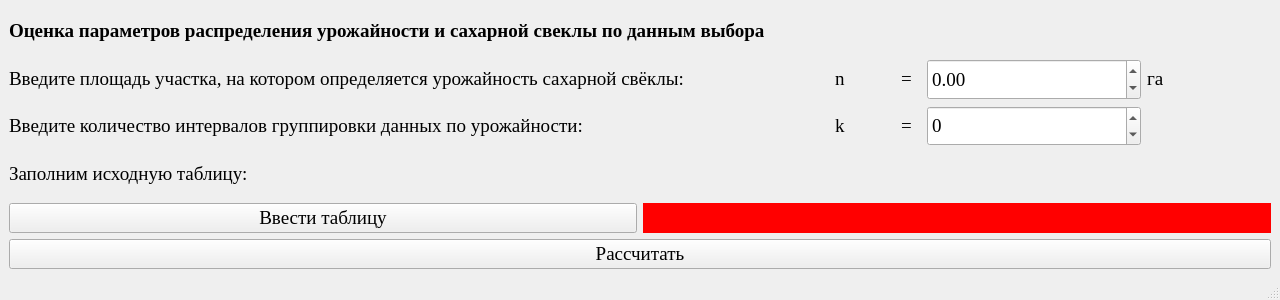
<?xml version="1.0" encoding="UTF-8"?>
<ui version="4.0">
 <class>MainWindow</class>
 <widget class="QMainWindow" name="MainWindow">
  <property name="geometry">
   <rect>
    <x>0</x>
    <y>0</y>
    <width>1280</width>
    <height>300</height>
   </rect>
  </property>
  <property name="minimumSize">
   <size>
    <width>1280</width>
    <height>300</height>
   </size>
  </property>
  <property name="maximumSize">
   <size>
    <width>1280</width>
    <height>300</height>
   </size>
  </property>
  <property name="windowTitle">
   <string>Оценка параметров распределения урожайности и сахарной свеклы по данным выбора</string>
  </property>
  <widget class="QWidget" name="centralwidget">
   <layout class="QGridLayout" name="gridLayout_2" rowstretch="1,4,1">
    <item row="0" column="0">
     <widget class="QLabel" name="label_11">
      <property name="minimumSize">
       <size>
        <width>400</width>
        <height>35</height>
       </size>
      </property>
      <property name="font">
       <font>
        <family>Times New Roman</family>
        <pointsize>14</pointsize>
        <weight>75</weight>
        <bold>true</bold>
       </font>
      </property>
      <property name="text">
       <string>&lt;html&gt;&lt;head/&gt;&lt;body&gt;&lt;p&gt;Оценка параметров распределения урожайности и сахарной свеклы по данным выбора&lt;/p&gt;&lt;/body&gt;&lt;/html&gt;</string>
      </property>
     </widget>
    </item>
    <item row="1" column="0">
     <layout class="QGridLayout" name="gridLayout" rowstretch="1,1,2">
      <item row="0" column="0">
       <layout class="QGridLayout" name="gridLayout_10">
        <item row="0" column="0">
         <widget class="QLabel" name="label_39">
          <property name="minimumSize">
           <size>
            <width>820</width>
            <height>35</height>
           </size>
          </property>
          <property name="font">
           <font>
            <family>Times New Roman</family>
            <pointsize>14</pointsize>
           </font>
          </property>
          <property name="text">
           <string>&lt;html&gt;&lt;head/&gt;&lt;body&gt;&lt;p&gt;Введите площадь участка, на котором определяется урожайность сахарной свёклы:&lt;/p&gt;&lt;/body&gt;&lt;/html&gt;</string>
          </property>
         </widget>
        </item>
        <item row="0" column="1">
         <widget class="QLabel" name="label_41">
          <property name="minimumSize">
           <size>
            <width>60</width>
            <height>0</height>
           </size>
          </property>
          <property name="maximumSize">
           <size>
            <width>60</width>
            <height>16777215</height>
           </size>
          </property>
          <property name="font">
           <font>
            <family>Times New Roman</family>
            <pointsize>14</pointsize>
           </font>
          </property>
          <property name="text">
           <string>&lt;html&gt;&lt;head/&gt;&lt;body&gt;&lt;p&gt;n&lt;/p&gt;&lt;/body&gt;&lt;/html&gt;</string>
          </property>
         </widget>
        </item>
        <item row="0" column="2">
         <widget class="QLabel" name="label_42">
          <property name="minimumSize">
           <size>
            <width>20</width>
            <height>0</height>
           </size>
          </property>
          <property name="maximumSize">
           <size>
            <width>20</width>
            <height>16777215</height>
           </size>
          </property>
          <property name="font">
           <font>
            <family>Times New Roman</family>
            <pointsize>14</pointsize>
           </font>
          </property>
          <property name="text">
           <string>&lt;html&gt;&lt;head/&gt;&lt;body&gt;&lt;p&gt;=&lt;/p&gt;&lt;/body&gt;&lt;/html&gt;</string>
          </property>
         </widget>
        </item>
        <item row="0" column="3">
         <widget class="QDoubleSpinBox" name="doubleSpinBox_8">
          <property name="minimumSize">
           <size>
            <width>214</width>
            <height>25</height>
           </size>
          </property>
          <property name="maximumSize">
           <size>
            <width>16777215</width>
            <height>220</height>
           </size>
          </property>
          <property name="font">
           <font>
            <family>Times New Roman</family>
            <pointsize>14</pointsize>
           </font>
          </property>
          <property name="decimals">
           <number>2</number>
          </property>
          <property name="minimum">
           <double>-16777215.000000000000000</double>
          </property>
          <property name="maximum">
           <double>16777215.000000000000000</double>
          </property>
          <property name="singleStep">
           <double>0.010000000000000</double>
          </property>
         </widget>
        </item>
        <item row="0" column="4">
         <widget class="QLabel" name="label_43">
          <property name="minimumSize">
           <size>
            <width>35</width>
            <height>0</height>
           </size>
          </property>
          <property name="maximumSize">
           <size>
            <width>35</width>
            <height>16777215</height>
           </size>
          </property>
          <property name="font">
           <font>
            <family>Times New Roman</family>
            <pointsize>14</pointsize>
           </font>
          </property>
          <property name="text">
           <string>&lt;html&gt;&lt;head/&gt;&lt;body&gt;&lt;p&gt;га&lt;/p&gt;&lt;/body&gt;&lt;/html&gt;</string>
          </property>
         </widget>
        </item>
        <item row="0" column="5">
         <widget class="QLabel" name="label_44">
          <property name="text">
           <string/>
          </property>
         </widget>
        </item>
       </layout>
      </item>
      <item row="1" column="0">
       <layout class="QGridLayout" name="gridLayout_11">
        <item row="0" column="0">
         <widget class="QLabel" name="label_40">
          <property name="minimumSize">
           <size>
            <width>820</width>
            <height>35</height>
           </size>
          </property>
          <property name="font">
           <font>
            <family>Times New Roman</family>
            <pointsize>14</pointsize>
           </font>
          </property>
          <property name="text">
           <string>&lt;html&gt;&lt;head/&gt;&lt;body&gt;&lt;p&gt;Введите количество интервалов группировки данных по урожайности:&lt;/p&gt;&lt;/body&gt;&lt;/html&gt;</string>
          </property>
         </widget>
        </item>
        <item row="0" column="1">
         <widget class="QLabel" name="label_45">
          <property name="minimumSize">
           <size>
            <width>60</width>
            <height>0</height>
           </size>
          </property>
          <property name="maximumSize">
           <size>
            <width>60</width>
            <height>16777215</height>
           </size>
          </property>
          <property name="font">
           <font>
            <family>Times New Roman</family>
            <pointsize>14</pointsize>
           </font>
          </property>
          <property name="text">
           <string>&lt;html&gt;&lt;head/&gt;&lt;body&gt;&lt;p&gt;k&lt;/p&gt;&lt;/body&gt;&lt;/html&gt;</string>
          </property>
         </widget>
        </item>
        <item row="0" column="2">
         <widget class="QLabel" name="label_46">
          <property name="minimumSize">
           <size>
            <width>20</width>
            <height>0</height>
           </size>
          </property>
          <property name="maximumSize">
           <size>
            <width>20</width>
            <height>16777215</height>
           </size>
          </property>
          <property name="font">
           <font>
            <family>Times New Roman</family>
            <pointsize>14</pointsize>
           </font>
          </property>
          <property name="text">
           <string>&lt;html&gt;&lt;head/&gt;&lt;body&gt;&lt;p&gt;=&lt;/p&gt;&lt;/body&gt;&lt;/html&gt;</string>
          </property>
         </widget>
        </item>
        <item row="0" column="3">
         <widget class="QDoubleSpinBox" name="doubleSpinBox_9">
          <property name="minimumSize">
           <size>
            <width>214</width>
            <height>25</height>
           </size>
          </property>
          <property name="maximumSize">
           <size>
            <width>16777215</width>
            <height>220</height>
           </size>
          </property>
          <property name="font">
           <font>
            <family>Times New Roman</family>
            <pointsize>14</pointsize>
           </font>
          </property>
          <property name="decimals">
           <number>0</number>
          </property>
          <property name="minimum">
           <double>-16777215.000000000000000</double>
          </property>
          <property name="maximum">
           <double>16777215.000000000000000</double>
          </property>
          <property name="singleStep">
           <double>1.000000000000000</double>
          </property>
         </widget>
        </item>
        <item row="0" column="4">
         <widget class="QLabel" name="label_47">
          <property name="minimumSize">
           <size>
            <width>35</width>
            <height>0</height>
           </size>
          </property>
          <property name="maximumSize">
           <size>
            <width>35</width>
            <height>16777215</height>
           </size>
          </property>
          <property name="font">
           <font>
            <family>Times New Roman</family>
            <pointsize>14</pointsize>
           </font>
          </property>
          <property name="text">
           <string>&lt;html&gt;&lt;head/&gt;&lt;body&gt;&lt;p/&gt;&lt;/body&gt;&lt;/html&gt;</string>
          </property>
         </widget>
        </item>
        <item row="0" column="5">
         <widget class="QLabel" name="label_48">
          <property name="text">
           <string/>
          </property>
         </widget>
        </item>
       </layout>
      </item>
      <item row="2" column="0">
       <layout class="QGridLayout" name="gridLayout_8">
        <item row="0" column="0">
         <widget class="QLabel" name="label_37">
          <property name="minimumSize">
           <size>
            <width>0</width>
            <height>0</height>
           </size>
          </property>
          <property name="font">
           <font>
            <family>Times New Roman</family>
            <pointsize>14</pointsize>
           </font>
          </property>
          <property name="text">
           <string>&lt;html&gt;&lt;head/&gt;&lt;body&gt;&lt;p&gt;Заполним исходную таблицу:&lt;/p&gt;&lt;/body&gt;&lt;/html&gt;</string>
          </property>
         </widget>
        </item>
        <item row="1" column="0">
         <layout class="QGridLayout" name="gridLayout_14">
          <item row="0" column="1">
           <widget class="QLabel" name="label_13">
            <property name="minimumSize">
             <size>
              <width>50</width>
              <height>0</height>
             </size>
            </property>
            <property name="maximumSize">
             <size>
              <width>16777215</width>
              <height>30</height>
             </size>
            </property>
            <property name="font">
             <font>
              <family>Times New Roman</family>
              <pointsize>14</pointsize>
             </font>
            </property>
            <property name="styleSheet">
             <string notr="true">background-color: red</string>
            </property>
            <property name="text">
             <string/>
            </property>
           </widget>
          </item>
          <item row="0" column="0">
           <widget class="QPushButton" name="pushButton_8">
            <property name="minimumSize">
             <size>
              <width>415</width>
              <height>0</height>
             </size>
            </property>
            <property name="maximumSize">
             <size>
              <width>16777215</width>
              <height>30</height>
             </size>
            </property>
            <property name="font">
             <font>
              <family>Times New Roman</family>
              <pointsize>14</pointsize>
             </font>
            </property>
            <property name="text">
             <string>Ввести таблицу</string>
            </property>
           </widget>
          </item>
         </layout>
        </item>
       </layout>
      </item>
     </layout>
    </item>
    <item row="2" column="0">
     <widget class="QPushButton" name="pushButton">
      <property name="font">
       <font>
        <family>Times New Roman</family>
        <pointsize>14</pointsize>
       </font>
      </property>
      <property name="text">
       <string>Рассчитать</string>
      </property>
     </widget>
    </item>
   </layout>
  </widget>
  <widget class="QStatusBar" name="statusbar"/>
 </widget>
 <resources/>
 <connections/>
</ui>
